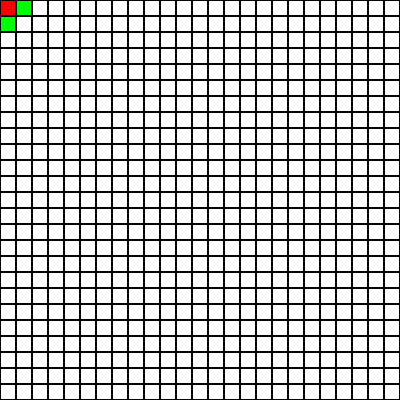
Frame 1 (no input)
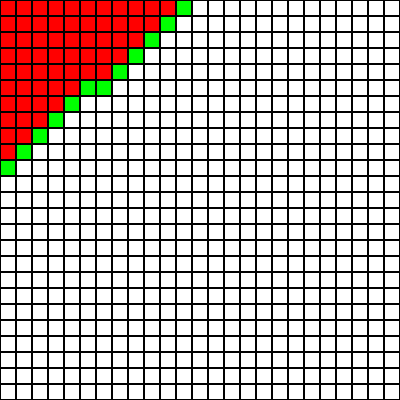
Frame 60 (the mouse pressed at the canvas centre just before this capture)
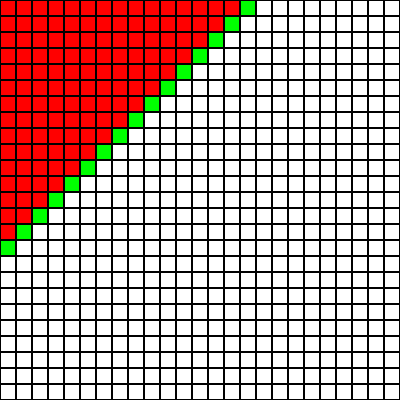
Frame 120 (the mouse held since frame 60 and released just before this capture)

The Processing sketch that drew these frames (run headless with seeded random() and noise(); from frame 60 on, the mouse is pressed at the canvas centre):

// Processing sketch: A_Star_Pathfinding
// ── A_Star_Pathfinding.pde
// Coding Train
// Coding Challenge 51.1 - A* Pathfinding Algorithm - Part 1
// https://www.youtube.com/watch?v=aKYlikFAV4k&list=PLRqwX-V7Uu6ZiZxtDDRCi6uhfTH4FilpH&index=65

// JavaScript conversion

int cols = 25;
int rows = 25;
Cell[][] grid = new Cell[cols][rows];

Cell start;
Cell end;

ArrayList<Cell> openSet = new ArrayList<Cell>();
ArrayList<Cell> closedSet = new ArrayList<Cell>();
ArrayList<Cell> path = new ArrayList<Cell>();

void setup(){
  size(400, 400);
  
  for (int i = 0; i < cols; i++){
    for (int j = 0; j < rows; j++){
      grid[i][j] = new Cell(i,j);
    }
  }
  for (int i = 0; i < cols; i++){
    for (int j = 0; j < rows; j++){
      grid[i][j].linkNeighbors();
      //grid[i][j].printNeighbors();
    }
  }
  
  start = grid[0][0];
  end = grid[cols-1][rows-1];
  
  openSet.add(start);
}

void draw(){
  background(255);
  
  if (!openSet.isEmpty()){
    Cell current = openSet.get(0);
    for (Cell c : openSet){
      if (c.f < current.f){
        current = c;
      }
    }

    if (current == end){
      Cell temp = current;
      path.add(temp);
      while (temp.previous != null){
        path.add(temp.previous);
        temp = temp.previous;
      }

      println("DONE!");
      noLoop();
    }
    
    openSet.remove(current);
    closedSet.add(current);

    for (Cell neighbor : current.neighbors){
      if (closedSet.contains(neighbor)){ continue; }
      
      int tempG = current.g + 1;
      if (openSet.contains(neighbor)){
        if (tempG < neighbor.g){ neighbor.g = tempG; }
      } else {
        neighbor.g = tempG;
        openSet.add(neighbor);
      }
      
      neighbor.h = heuristic(neighbor, end);
      neighbor.f = neighbor.g + neighbor.h;
      neighbor.previous = current;
    }    
  } else {
    println("NO SOLUTION!");
    noLoop();
  }
  
  for (int i = 0; i < cols; i++){
    for (int j = 0; j < rows; j++){
      grid[i][j].show(color(255));
    }
  }
  
  for (Cell c : closedSet){
    c.show(color(255,0,0));
  }
  
  for (Cell c : openSet){
    c.show(color(0,255,0));
  }

  for (Cell c : path){
    c.show(color(0,0,255));
  }
}

int heuristic(Cell sample, Cell destination){
  //return floor(dist(sample.col, sample.row, destination.col, destination.row));
  return abs(destination.col - sample.col) + abs(destination.row - sample.row);
}
// ── Cell.pde
class Cell {
  int f;
  int g;
  int h;
  
  int col;
  int row;
  int cellWidth;
  int cellHeight;
  
  ArrayList<Cell> neighbors;
  Cell previous;
  
  Cell(int _col, int _row){
    f = 0;
    g = 0;
    h = 0;
    
    col = _col;
    row = _row;
    
    cellWidth = width/cols;
    cellHeight = height/rows;
    
    neighbors = new ArrayList<Cell>();
  }
  
  void linkNeighbors(){
    if (col > 0)     { neighbors.add(grid[col-1][row]); }
    if (col < cols-1){ neighbors.add(grid[col+1][row]); }
    if (row > 0)     { neighbors.add(grid[col][row-1]); }
    if (row < rows-1){ neighbors.add(grid[col][row+1]); }
  }
  
  void show(color c){
    fill(c);
    stroke(0);
    rect(col * cellWidth, row * cellHeight, cellWidth-1, cellHeight-1); 
  }
  
  String toString(){
    return "Cell(" + col + "," + row + ") : {" + g + "}{" + h + "}";
  }
  
  void printNeighbors(){
    print(this.toString() + " :: ");
    print(neighbors.size() + " :: ");
    for (Cell c : neighbors){
      print(c.toString() + " ");
    }
    println("-----------");
  }
}
